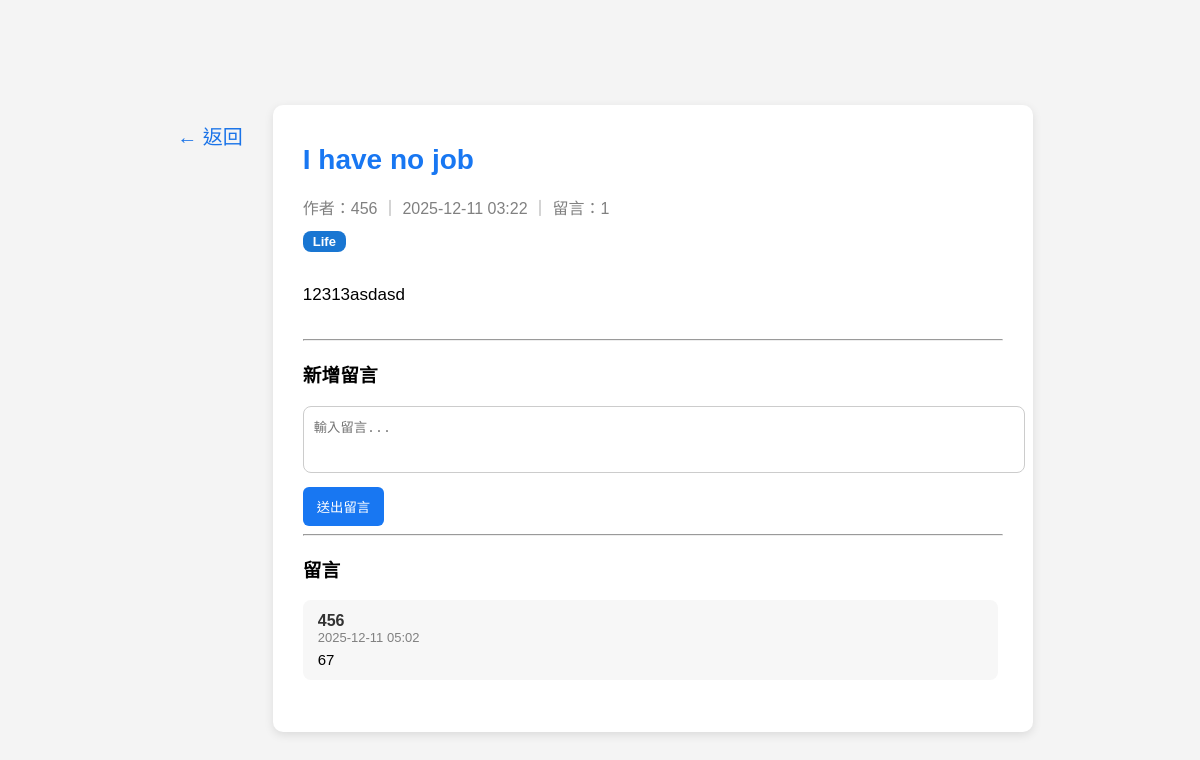
The app's page /posts/51 with its own data.
### models/post.py (models this page shows)
class Post(db.Model):
    id = db.Column(db.Integer, primary_key=True)
    title = db.Column(db.String(120), nullable=False)
    content = db.Column(db.Text, nullable=False)
    tag = db.Column(db.String(50), nullable=True)
    created_at = db.Column(db.DateTime, default=datetime.utcnow)
    user_id = db.Column(db.Integer, db.ForeignKey("user.id"), nullable=False)
    user = db.relationship("User", backref="posts")
    comments = db.relationship("Comment", backref="post", cascade="all, delete")
    likes = db.relationship("Like", backref="post", lazy="dynamic")

### models/user.py (models this page shows, shortened)
class User(db.Model, UserMixin):
    id = db.Column(db.Integer, primary_key=True)
    username = db.Column(db.String(50), unique=True, nullable=False)
    email = db.Column(db.String(120), unique=True, nullable=False)
    password = db.Column(db.String(255), nullable=False)
    reset_code = db.Column(db.String(6), nullable=True)
    reset_code_expire = db.Column(db.DateTime, nullable=True)

### models/comment.py (models this page shows)
class Comment(db.Model):
    id = db.Column(db.Integer, primary_key=True)
    content = db.Column(db.Text, nullable=False)
    author = db.Column(db.String(50), nullable=False)
    created_at = db.Column(db.DateTime, default=datetime.utcnow)
    post_id = db.Column(db.Integer, db.ForeignKey("post.id"), nullable=False)

### routes/posts.py (the view, shortened to what this page needs)
@posts_bp.route("/posts/<int:post_id>", methods=["GET", "POST"])
def view_post(post_id):
    post = Post.query.get_or_404(post_id)
    return render_template("post_view.html", post=post)

### templates/post_view.html (shortened to what this page needs)
<!DOCTYPE html>
<html lang="zh-Hant">
<head>
    <link rel="stylesheet" href="/static/style.css">
</head>
<body>
<div class="post-wrapper">
    <a href="/home" class="back-side-btn">← 返回</a>
    <div class="post-card">
        <h1 class="post-title">{{ post.title }}</h1>
        <p class="post-meta">
            作者：{{ post.user.username }} ｜ {{ post.created_at.strftime("%Y-%m-%d %H:%M") }}
            ｜ 留言：{{ post.comments|length }}
        </p>
        {% if post.tag %}
        <span class="tag-badge tag-{{ post.tag }}">{{ post.tag }}</span>
        {% endif %}
        <p class="post-content">
            {{ post.content | safe }}
        </p>
    <hr>
    <h3>新增留言</h3>
    <form method="POST">
        <textarea name="content" rows="3" placeholder="輸入留言..." required></textarea>
        <button type="submit">送出留言</button>
    </form>
    <hr>
    <h3>留言</h3>
    <div class="comment-container">
        {% if post.comments %}
            {% for c in post.comments %}
                <div class="comment-box">
                    <div class="comment-author">{{ c.author }}</div>
                    <div class="comment-time">{{ c.created_at.strftime("%Y-%m-%d %H:%M") }}</div>
                    <div class="comment-content">{{ c.content }}</div>
                </div>
            {% endfor %}
        {% else %}
            <p style="color:gray;">目前沒有留言。</p>
        {% endif %}
    </div>
</div>
</body>
</html>

### static/style.css (style rules this page uses)
body { margin: 0; font-family: "Microsoft JhengHei", sans-serif; background: #f4f4f4; padding-top: 65px; }
.post-card { width: 100%; background: white; padding: 20px 30px; border-radius: 10px; box-shadow: 0 3px 10px rgba(0,0,0,0.1); margin-bottom: 25px; }
.tag-badge { display: inline-block; padding: 4px 10px; border-radius: 10px; font-size: 13px; font-weight: bold; margin-bottom: 10px; margin-right: 6px; color: white !important; }
.tag-Life { background: #1976d2 !important; }
.comment-container { max-height: 300px; overflow-y: auto; padding-right: 5px; margin-bottom: 20px; }
.comment-box { background: #f7f7f7; padding: 12px 15px; border-radius: 8px; margin-bottom: 12px; }
.comment-author { font-weight: bold; color: #333; }
.comment-time { color: gray; font-size: 13px; }
.comment-content { margin-top: 6px; font-size: 15px; }

### templates/post_view.html (style rules this page uses)
.post-wrapper { display: flex; justify-content: center; gap: 20px; margin-top: 40px; }
.back-side-btn { font-size: 20px; color: #1a73e8; text-decoration: none; padding: 6px 10px; border-radius: 6px; height: fit-content; margin-top: 10px; transition: background 0.2s; }
.post-card { width: 700px; background: white; padding: 20px 30px; border-radius: 10px; box-shadow: 0 3px 10px rgba(0,0,0,0.1); }
.post-title { font-size: 28px; color: #1877f2; }
.post-meta { color: gray; margin-bottom: 12px; }
.tag-badge { display: inline-block; background: #e3f2fd; color: #1565c0; padding: 3px 10px; border-radius: 8px; font-size: 13px; margin-bottom: 12px; }
.post-content { font-size: 17px; line-height: 1.7; margin-bottom: 30px; }
.comment-box { background: #f7f7f7; padding: 12px 15px; border-radius: 8px; margin-bottom: 12px; }
.comment-author { font-weight: bold; color: #333; }
.comment-time { color: gray; font-size: 13px; }
.comment-content { margin-top: 6px; font-size: 15px; }
textarea { width: 100%; padding: 10px; border-radius: 8px; border: 1px solid #ccc; resize: none; }
button { margin-top: 10px; padding: 10px 14px; background: #1877f2; color: white; border: none; border-radius: 6px; cursor: pointer; }

### records on screen
Post: title "I have no job", created_at "2025-12-11 03:22", tag "Life", content "12313asdasd"
User: user.username "456"
Comment: author "456", created_at "2025-12-11 05:02", content "67"

### other values on screen
{{ post.comments|length }} "1"
